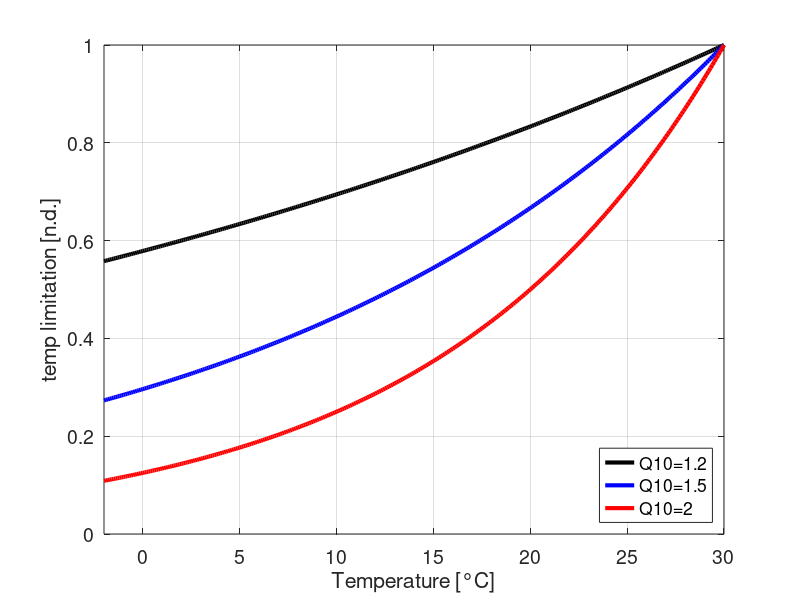

This chart was generated by the following MATLAB code:
%% BEC: temperature limitation of phytoplankton growth
%
% Q10 formulation
%
% temperature limitation (n.d.) depends on:
%   temperature
%   Q10 (temperature sensitivity)
%
% CN (Sep 2018): please correct any bug you find and update the files on
% the Wiki as parametrizations change!

close all; clear all; clc

% choose Q10s to visualize (up to seven currently possible)
Q10 = [1.2,1.5,2];

% choose PAR range to look at
temp = -2:0.1:30;

%%%%%
%% nothing to be changed below this line
%%%%%

c10     = 10;
Tref    = 30;

% temp 
temp_lim = NaN(length(temp),length(Q10));
for i=1:length(Q10)
    temp_lim(:,i) = Q10(i).^(((temp + 273.15)-(Tref + 273.15))/c10);

end
clear i

%%%%
%% plot
%%%%

colors = {'k','b','r','g','m','c','y'};
width  = 22; 
height = 17;
vis    = 'on';
fs     = 14;
lw     = 3;

for  i=1:numel(Q10)
    if ~exist('q10_string','var')
        q10_string = {strcat(['Q10=',num2str(Q10(i))])};
    else
        q10_string = [q10_string,strcat(['Q10=',num2str(Q10(i))])];
    end
end
clear i


fig = figure('Units','Centimeters', 'Position',[0 0 width height], 'Visible', vis);
for i=1:length(Q10)
    plot(temp,temp_lim(:,i),colors{i},'LineWidth',lw)
    hold on;
end
grid on;
axis([min(temp) max(temp) 0 1])
legend(q10_string,'Location','SouthEast')
xlabel('Temperature [°C]','FontSize',fs)
ylabel('temp limitation [n.d.]','FontSize',fs)
set(gca,'FontSize',fs)


